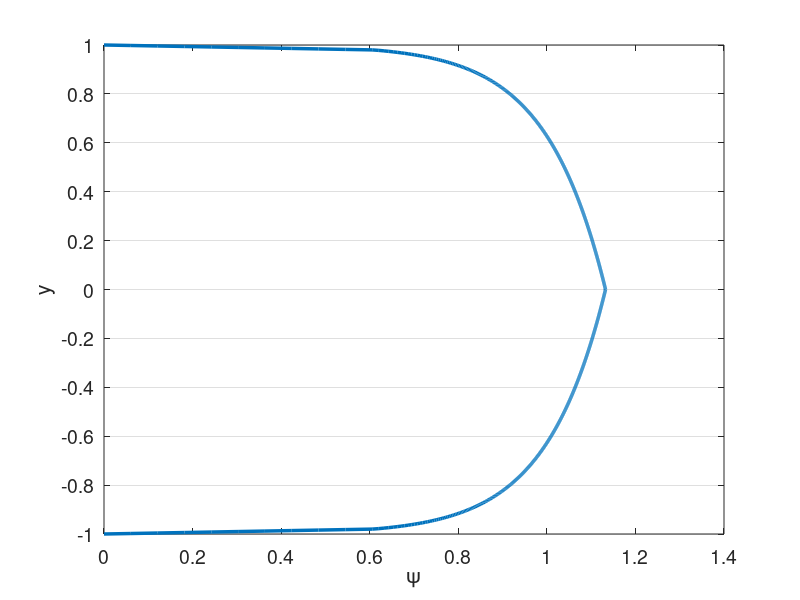

MATLAB code to generate this figure: (Note: this script raises an error after producing the figure.)
% clc
clear all
close all


set(0,'DefaultAxesFontSize',14)
set(0,'defaultLineLineWidth',2.5)
% set(0,'DefaultFigureWindowStyle','docked')


linestyles = {'k-','b-','r-','g-','c-','m-','k--','b--','r--','g--','c--','m--','k-.','b-.','r-.','g-.','c-.','m-.','k:','b:','r:','g:','c:','m:'};
pointstyles = {'ko','bo','ro','go','co','mo','k^','b^','r^','g^','c^','m^','ks','bs','rs','gs','cs','ms','k*','b*','r*','g*','c*','m*','k+','b+','r+','g+','c+','m+'};
%%

%%%%%%%%%%%%%%%%%%%%%%%%%%%%%%%%%%%%%%%%%%%%%%%%%%%%%%%%%%%%%%%%%%
% Navier-Stokes Solver Demo (2D Channel)
%%%%%%%%%%%%%%%%%%%%%%%%%%%%%%%%%%%%%%%%%%%%%%%%%%%%%%%%%%%%%%%%%%

format compact;
format short; 
mu = 1/10000; %1/395; 1/6874;
rho = 1;
Re = rho/mu; 
dpdx = 1;
k_bc_val = 0;
omg_bc_val = 0;

N=6; % polynomial order  
Ex=1; % Number of elements in x
Ey=10; % Number of elements in y
Tfinal=500; 
CFL=0.05;
en_on = 0;
N_en_y = 1; 
N_over = 8*N;
delay_en = 0;
en_start_time = 100;
head = '';

rans_on = 1;
exp_mesh = 1;

dir_name = [head,'re',num2str(ceil(Re)),'_p',num2str(N),'_e',num2str(Ey),'_exp',num2str(exp_mesh),'_en',num2str(en_on)];
soln_dir = dir_name;
plot_soln = 1;
save_soln = 1;
plot_int = 5000;
save_soln_int = 5000;
restart = 0;
rst_step = 300000;

%% Enrichment information
en_mag = 3;
psi = {@(x,y) en_mag*(0.5*(1 - y.^2) + 0.*x), @(x,y) 0.*y + 0.*x};
gpsi = {@(x,y) 0.*y + 0.*x, @(x,y) en_mag*(-1.*y + 0.*x), ...
        @(x,y) 0.*y + 0.*x, @(x,y) 0.*y + 0.*x};
hpsi = {@(x,y) 0.*y + 0.*x, @(x,y) en_mag*(-1 - 0.*y + 0.*x), ...
        @(x,y) 0.*y + 0.*x, @(x,y) 0.*y + 0.*x};
    
% psi = {@(x,y) (0.5*(1 - y.^4) + 0.*x), @(x,y) 0.*y + 0.*x};
% gpsi = {@(x,y) 0.*y + 0.*x, @(x,y) (-2.*y.^3 + 0.*x), ...
%         @(x,y) 0.*y + 0.*x, @(x,y) 0.*y + 0.*x};
% hpsi = {@(x,y) 0.*y + 0.*x, @(x,y) (-6.*y.^2 + 0.*x), ...
%         @(x,y) 0.*y + 0.*x, @(x,y) 0.*y + 0.*x};
%    

    
% Law of the wall
u_tau = sqrt(0.316./(Re.^0.25)/8);
Re_t = u_tau/mu; %Re;
Re_t = 550;
% u_tau = 1;
nu = 1/Re_t;
kap = 0.41;
beta = 5.2;
dypdy = u_tau/nu;
ypb = 11.062299784340414;
yp = @(y) (1-abs(y))*Re_t;
u_tau = Re_t*mu;
lotw = @(yp) ((yp <= ypb).*yp + (yp > ypb).*(1./kap.*log(yp+eps)+beta));
psi = {@(x,y) u_tau*((yp(y) <= ypb).*yp(y) + (yp(y) > ypb).*(1./kap.*log(yp(y)+eps)+beta) + 0.*x), @(x,y) 0.*y + 0.*x};
gpsi = {@(x,y) 0.*y + 0.*x,  @(x,y) -1*sign(y).*u_tau.*(((yp(y) <= ypb).*1 + (yp(y) > ypb).*1./(kap*(yp(y)+eps)))*dypdy + 0.*x),...
        @(x,y) 0.*y + 0.*x, @(x,y) 0.*y + 0.*x};
hpsi = {@(x,y) 0.*y + 0.*x,  @(x,y) u_tau*(((yp(y) <= ypb).*0 + (yp(y) > ypb).*-1./(kap*(yp(y)+eps).^2))*dypdy*dypdy + 0.*x),...
        @(x,y) 0.*y + 0.*x, @(x,y) 0.*y + 0.*x};
    

% 1/7th
% mag = 1;
% yd = @(y) 1-abs(y)+eps;
% psi = {@(x,y) mag*((yd(y)).^(1/7).*(yd(y)>eps*10)+ 0.*x), @(x,y) 0.*y + 0.*x};
% gpsi = {@(x,y) 0.*y + 0.*x,  @(x,y) mag*(-1*sign(y).*1./7.*(yd(y)).^(-6/7).*(yd(y)>eps*10) + 0.*x),...
%         @(x,y) 0.*y + 0.*x, @(x,y) 0.*y + 0.*x};
% hpsi = {@(x,y) 0.*y + 0.*x,  @(x,y) mag*(-6/49*(yd(y)).^(-13/7).*(yd(y)>eps*10) + 0.*x),...
%         @(x,y) 0.*y + 0.*x, @(x,y) 0.*y + 0.*x};

%% Initial Conditions
% Turbulent pipe
u_cfl = 3/2;
pert = 0.0;
u_ic = @(x,y) 3/2*(1-y.^2);
v_ic = @(x,y) 0.0*y;

darcy = 0.316./(Re.^0.25);
u_tau = sqrt(darcy/8);
Yp = @(Y) max((1-abs(Y))*u_tau*Re,1e-3)+eps;
sigma = 0.6;
fact = @(Yp) exp((-(log10(Yp)-1).^2)./(2*sigma.^2));
k_ic = @(x,y) 0.0*x + 4.5*u_tau*u_tau*fact(Yp(y));

eps_s = 3;
omg_ic = @(x,y) 0.0*x + 0.5*Re*u_tau*u_tau*fact(Yp(y));


% Turbulent channel
Re_tau = 550;
u_tau = Re_tau*mu/rho;
Yp = @(Y) max((1-abs(Y))*Re_tau,1e-3)+eps;
C=5.17;
kap=0.41;
eps_ic = 0; %1e-2;
kx = 23;
kz=13;
alpha_ic = kx*2*pi/(0.375);
riech = @(Yp) mu*Re_tau*(1/kap.*log(1+kap.*Yp)+(C-1./kap.*log(kap)).*(1-exp(-Yp/11)-Yp/11.*exp(-Yp/3)));
u_ic = @(x,y) riech(Yp(y)) + eps_ic*beta*sin(alpha_ic*x);
v_ic = @(x,y) 0*y + eps_ic*sin(alpha_ic*x);

sigma = 0.6;
fact = @(Yp) exp((-(log10(Yp)-1).^2)./(2*sigma.^2));
k_ic = @(x,y) 0.0*x + 4.5*u_tau*u_tau*fact(Yp(y));

eps_s = 3;
omg_ic = @(x,y) 0.0*x + 0.5*Re*u_tau*u_tau*fact(Yp(y));

    

%% Plot psi
figure(5)
ys_plot = linspace(-1,1,1000);
plot(psi{1}(0,ys_plot),ys_plot)
xlabel('\psi')
ylabel('y')
set(gca, 'YGrid', 'on', 'XGrid', 'off')
yticks(linspace(-1,1,Ey+1));

%% Begin Solve
E=Ex*Ey; % Total number of elements
N1=N+1;
disp("Generating Matrices")
Q=makeq(Ex,Ey,N); % Global continuity
R=maker(Q,Ex,N); % Restriction matrix, applies Dirichlet conditions
[X,Y]=make_geom_channel(Ex,Ey,N);      % Geometry in local form
if exp_mesh
    [X,Y]=make_geom_channel_exp(Ex,Ey,N);      % Geometry in local form
end
en_b_nodes = get_en_bound_nodes(Ex,Ey,N,N_en_y);
dom_vol = (max(max(max(X)))-min(min(min(X))))*(max(max(max(Y)))-min(min(min(Y))));

Ys = zeros(Ey*length(Y(1,:,1)),1);
for i = 1:Ey
    Ys((i-1)*(N+1)+1:(i)*(N+1)) = Y(1,:,(i-1)*Ex+1);
end

psi_p = psi{1}(0,Ys(N_en_y*(N+1)));
dypsi_p1 = gpsi{2}(0,Ys(N_en_y*(N+1)));
dypsi_p2 = gpsi{2}(0,Ys(end-N_en_y*(N+1)));
        
[G,J,ML,RX]=make_coef(X,Y);
[Ah,Bh,Ch,Dh,z,w]=semhat(N);
[Gs, Gs_x, Gs_y] =  face_mats(X,Y,E,N);
Gs_c = R*Q'*apply_en_cont(Gs,en_b_nodes,psi_p);
Gsb = R*Q'*Gs*Q*R';


[n,nb]=size(R); 
nL=N1*N1*E;

Ab=spalloc(nL,nL,nL*N);    %  Generate Abar
for j=1:nL
    x=zeros(nL,1); 
    x(j)=1; 
    Ab(:,j)=abar_c(x,Dh,G,Q);  % assembled Neumann Operator
end
Ab_save = Ab;
A_c=R*Q'*apply_en_cont(Ab,en_b_nodes,psi_p);
S_check=full(Ab);
Ab = Q'*Ab*Q;
A=R*Ab*R'; % Full stiffness matrix
Bb=reshape(ML,nL,1); % Form Mass matrix
Bb=diag(Bb); 
Bb=sparse(Bb); 
Ma=R*Q'*Bb*Q*R'; % Assembling mass matrix  % Full mass matrix
M_c = R*Q'*apply_en_cont(Bb,en_b_nodes,psi_p);


%% Form matrices for rans

[L_x,L_y,J_x,J_y] = dir_jac(E,X,Y);
w2d = w*w';
w1d = reshape(w2d,[N1*N1,1])';
[dphi_dxi, dphi_deta, dphi_dx, dphi_dy, dpdx_dpdx, dpdy_dpdy, dpdx_dpdy, ...
        dpdx_dpdx_flat, dpdy_dpdy_flat, dpdx_dpdy_flat] ...
    = get_phi_grads(N1,Dh,E,J_x,J_y);
dphi_dx_flat = reshape(dphi_dx,N1*N1,N1*N1,E);
dphi_dy_flat = reshape(dphi_dy,N1*N1,N1*N1,E);

w2d_e = zeros(N+1,N+1,E);
for ie = 1:E
    w2d_e(:,:,ie) = w2d*L_x(ie)/2*L_y(ie)/2;
end

A_x = form_Ax(N1,E,w2d,J_x,J,dpdx_dpdx,ones(size(J)));
A_y = form_Ay(N1,E,w2d,J_y,J,dpdy_dpdy,ones(size(J)));
A_xy = form_Axy(N1,E,w2d,J_x,J_y,J,dpdx_dpdy,ones(size(J)));


SS = zeros(N1,N1,E,2,2);
OS = zeros(N1,N1,E,2,2);
dudx = zeros(N1,N1,E);
dudy = zeros(N1,N1,E);
dvdx = zeros(N1,N1,E);
dvdy = zeros(N1,N1,E);
dkdx = zeros(N1,N1,E);
dkdy = zeros(N1,N1,E);
domgdx = zeros(N1,N1,E);
domgdy = zeros(N1,N1,E);

%%
M_check=full(Bb);

Ma_uv_check = zeros(2*nL);
Ma_uv_check(1:nL,1:nL) = M_check;
Ma_uv_check(nL+1:2*nL,nL+1:2*nL) = M_check;
A_uv_check = zeros(2*nL);
A_uv_check(1:nL,1:nL) = S_check;
A_uv_check(nL+1:2*nL,nL+1:2*nL) = S_check;

M_q = full(Ma);
S_q = full(A);


%%
% Assemble overall system matrices
nn = length(Ma); % number of nodes in the domain
Ma_uv = zeros(2*nn);
Ma_uv(1:nn,1:nn) = Ma;
Ma_uv(nn+1:2*nn,nn+1:2*nn) = Ma;
Ma_uv = sparse(Ma_uv);
A_uv = zeros(2*nn);
A_uv(1:nn,1:nn) = A;
A_uv(nn+1:2*nn,nn+1:2*nn) = A;
A_uv = sparse(A_uv);
ML_uv = zeros(2*(N+1),2*(N+1),E);
ML_uv(1:N+1,1:N+1,1:E) = ML;
ML_uv(N+2:2*(N+1),N+2:2*(N+1),1:E) = ML;
G_uv = zeros(2*nn);
G_uv(1:nn,1:nn) = Gsb;
G_uv(nn+1:2*nn,nn+1:2*nn) = Gsb;
G_uv = sparse(G_uv);



%% Assemble enrichment matrices
psi_xy = zeros(N+1,N+1,E);
N1_over = N_over + 1;
[z_over,w_over] = zwgll(N_over);
w2d_over = w_over*w_over';
w1d_over = reshape(w2d_over,[N1_over*N1_over,1])';
[dphi_dxi_over, dphi_deta_over, dphi_dx_over, dphi_dy_over, dpdx_dpdx_over, dpdy_dpdy_over, dpdx_dpdy_over, ...
        dpdx_dpdx_flat_over, dpdy_dpdy_flat_over, dpdx_dpdy_flat_over,phi_2d_flat] ...
    = get_phi_grads2(N1,E,J_x,J_y,N_over);
dphi_dx_flat_over = reshape(dphi_dx_over,N1_over*N1_over,N1*N1,E);
dphi_dy_flat_over = reshape(dphi_dy_over,N1_over*N1_over,N1*N1,E);
if en_on
    [psi_xy,psi_xy_act,gpsi_xy_act,Sp_all,Sp_all_Q,Jac_e_flat,gpsi_e_flat,Mp_uv,Sp_uv,Mp_all_c,Sp_all_c,Mp_full,Sp_full] = ...
        assemble_enrichment(X,Y,Ex,Ey,E,N,N1,nn,nL,J,Q,R,N_en_y,psi,gpsi,hpsi,en_b_nodes,psi_p,N_over);
end

%%

dxmin=pi*(z(N1)-z(N))/(2*Ex); % Get min dx for CFL constraint
dt=CFL*dxmin/u_cfl; 

% dt = 1e-3;
nstep=ceil(Tfinal/dt); 
dt=Tfinal/nstep; 
% Print information
nstep
dt
yp1 = (1+Y(1,2))*Re

disp("Computing inverse")
Ai=pinv(full(Ab)); 

disp("Setting Initial Conditions")
% Initial conditions
for e = 1:E
    for i = 1:N+1
        for j = 1:N+1
%             u(i,j,e) = f_ic(X(i,j,e),Y(i,j,e))+pert*rand()*u_ic;
%             v(i,j,e) = v(i,j,e)+pert*rand()*u_ic;
            u(i,j,e) = u_ic(X(i,j,e),Y(i,j,e));
            v(i,j,e) = v_ic(X(i,j,e),Y(i,j,e));
            k(i,j,e) = k_ic(X(i,j,e),Y(i,j,e));
            omg(i,j,e) = omg_ic(X(i,j,e),Y(i,j,e));
        end
    end
end
if en_on
    [u, v] = project_to_enrich(X,Y,E,Ex,Ey,N,N_en_y,u,v,psi);
end

% u = apply_en_cont_soln(u,en_b_nodes,psi_p);
u1_0=u; u2_0=u; u3_0=u; fx3_0=u; fx2_0=u; fx1_0=u; u_0 = u;
v1_0=v; v2_0=v; v3_0=v; fy3_0=v; fy2_0=v; fy1_0=v; v_0 = v;
u1=u; u2=u; u3=u; fx3=u; fx2=u; fx1=u;
v1=v; v2=v; v3=v; fy3=v; fy2=v; fy1=v;
k1=k; k2=k; k3=k; fk3=k; fk2=k; fk1=k;
omg1=omg; omg2=omg; omg3=omg; fomg3=omg; fomg2=omg; fomg1=omg;

F = dpdx*ones(size(ML));
% Fb=reshape(ML.*F,nL,1); %% Output
% 
% Fb=Bb\(Q'*Fb);  

uv = [u;v];

%%
uv_ic_check = uv;

%% Setup BC if nonzero
% u_bc = ones(size(u)).*((Y==1)+(Y==-1));
% u_bc = reshape(ML.*u_bc,nL,1);
% u_bc = Bb\(Q'*u_bc);

k_bc = k_bc_val.*ones(size(k));
k_bc = reshape(ML.*k_bc,nL,1);
k_bc = (Q'*Bb*Q)\(Q'*k_bc);

omg_bc = omg_bc_val.*ones(size(omg));
omg_bc = reshape(ML.*omg_bc,nL,1);
omg_bc = (Q'*Bb*Q)\(Q'*omg_bc);

%%
disp("Timestepping")
step = 1;
if (restart == 1)
   fname = strcat(soln_dir,"/soln_Re_",num2str(Re),"_P_",num2str(N),"_",num2str(Ex),"x",num2str(Ey),"_step_",num2str(rst_step),".mat");
   load(fname);
   step = rst_step;
end

plot1 = 1;
time = 0;
[plot1,u_mean] = post_channel(N,Ex,Ey,w,X,Y,Ys,en_on,step,time,u,psi_xy,N_en_y,plot1);
if save_soln
    mkdir(soln_dir);
end

%%
while step <= nstep
    time=step*dt;
    
    if (time > en_start_time) && (~en_on) && (delay_en)
        en_on = 1;
        [psi_xy,psi_xy_act,gpsi_xy_act,Sp_all,Sp_all_Q,Jac_e_flat,gpsi_e_flat,Mp_uv,Sp_uv,Mp_all_c,Sp_all_c,Mp_full,Sp_full] = ...
            assemble_enrichment(X,Y,Ex,Ey,E,N,N1,nn,nL,J,Q,R,N_en_y,psi,gpsi,hpsi,en_b_nodes,psi_p,N_over);
        [u, v] = project_to_enrich(X,Y,E,Ex,Ey,N,N_en_y,u,v,psi);
    end
    
    % Form combined u for RANS terms
    u_comb = u;
    if en_on
        u_comb = u+psi_xy_act{1};
    end
    
    %% Form S
    u_flat = reshape(u,N1*N1,E);
    v_flat = reshape(v,N1*N1,E);
    k_flat = reshape(k,N1*N1,E);
    omg_flat = reshape(omg,N1*N1,E);

    
    for ie = 1:E
        dudx(:,:,ie) = reshape(dphi_dx_flat(:,:,ie)*u_flat(:,ie),N1,N1);
        dvdx(:,:,ie) = reshape(dphi_dx_flat(:,:,ie)*v_flat(:,ie),N1,N1);
        dudy(:,:,ie) = reshape(dphi_dy_flat(:,:,ie)*u_flat(:,ie),N1,N1);
        dvdy(:,:,ie) = reshape(dphi_dy_flat(:,:,ie)*v_flat(:,ie),N1,N1);
        dkdx(:,:,ie) = reshape(dphi_dx_flat(:,:,ie)*k_flat(:,ie),N1,N1);
        dkdy(:,:,ie) = reshape(dphi_dy_flat(:,:,ie)*k_flat(:,ie),N1,N1);
        domgdx(:,:,ie) = reshape(dphi_dx_flat(:,:,ie)*omg_flat(:,ie),N1,N1);
        domgdy(:,:,ie) = reshape(dphi_dy_flat(:,:,ie)*omg_flat(:,ie),N1,N1);
    end
    
    if en_on
        dudx = dudx + gpsi_xy_act{1};
        dudy = dudy + gpsi_xy_act{2};
        dvdx = dvdx + gpsi_xy_act{3}; % Doesn't matter given assumptions
        dvdy = dvdy + gpsi_xy_act{4}; % Doesn't matter given assumptions
    end
    
    % Modify enrichment
%     if (mod(step,2000)==0) && (time > 50)
%         u_tau_calc = sqrt(mu*dudy(:,1,1)/rho);
%         u_tau = u_tau_calc(1);
%         psi = {@(x,y) u_tau*((yp(y) <= ypb).*yp(y) + (yp(y) > ypb).*(1./kap.*log(yp(y)+eps)+beta) + 0.*x), @(x,y) 0.*y + 0.*x};
%         gpsi = {@(x,y) 0.*y + 0.*x,  @(x,y) -1*sign(y).*u_tau.*(((yp(y) <= ypb).*1 + (yp(y) > ypb).*1./(kap*(yp(y)+eps)))*dypdy + 0.*x),...
%             @(x,y) 0.*y + 0.*x, @(x,y) 0.*y + 0.*x};
%         hpsi = {@(x,y) 0.*y + 0.*x,  @(x,y) u_tau*(((yp(y) <= ypb).*0 + (yp(y) > ypb).*-1./(kap*(yp(y)+eps).^2))*dypdy*dypdy + 0.*x),...
%             @(x,y) 0.*y + 0.*x, @(x,y) 0.*y + 0.*x};
%         
%         psi_p = psi{1}(0,Ys(N_en_y*(N+1)));
%         dypsi_p1 = gpsi{2}(0,Ys(N_en_y*(N+1)));
%         dypsi_p2 = gpsi{2}(0,Ys(end-N_en_y*(N+1)));
%         
%         A_c=R*Q'*apply_en_cont(Ab_save,en_b_nodes,psi_p);
%         M_c = R*Q'*apply_en_cont(Bb,en_b_nodes,psi_p);
%         
%         [psi_xy,psi_xy_act,gpsi_xy_act,Sp_all,Sp_all_Q,Jac_e_flat,gpsi_e_flat,Mp_uv,Sp_uv,Mp_all_c,Sp_all_c,Mp_full,Sp_full] = ...
%             assemble_enrichment(X,Y,Ex,Ey,E,N,N1,nn,nL,J,Q,R,N_en_y,psi,gpsi,hpsi,en_b_nodes,psi_p,N_over);
%         [u, v] = project_to_enrich(X,Y,E,Ex,Ey,N,N_en_y,u_comb,v,psi);
%         
%         en_on = 2;
%         
%         for ie = 1:E
%             dudx(:,:,ie) = reshape(dphi_dx_flat(:,:,ie)*u_flat(:,ie),N1,N1);
%             dvdx(:,:,ie) = reshape(dphi_dx_flat(:,:,ie)*v_flat(:,ie),N1,N1);
%             dudy(:,:,ie) = reshape(dphi_dy_flat(:,:,ie)*u_flat(:,ie),N1,N1);
%             dvdy(:,:,ie) = reshape(dphi_dy_flat(:,:,ie)*v_flat(:,ie),N1,N1);
%             dkdx(:,:,ie) = reshape(dphi_dx_flat(:,:,ie)*k_flat(:,ie),N1,N1);
%             dkdy(:,:,ie) = reshape(dphi_dy_flat(:,:,ie)*k_flat(:,ie),N1,N1);
%             domgdx(:,:,ie) = reshape(dphi_dx_flat(:,:,ie)*omg_flat(:,ie),N1,N1);
%             domgdy(:,:,ie) = reshape(dphi_dy_flat(:,:,ie)*omg_flat(:,ie),N1,N1);
%         end
%         
%         if en_on
%             dudx = dudx + gpsi_xy_act{1};
%             dudy = dudy + gpsi_xy_act{2};
%             dvdx = dvdx + gpsi_xy_act{3}; % Doesn't matter given assumptions
%             dvdy = dvdy + gpsi_xy_act{4}; % Doesn't matter given assumptions
%         end
%     end
    
    
    SS(:,:,:,1,1) = 1/2*(dudx+dudx);
    SS(:,:,:,1,2) = 1/2*(dudy+dvdx);
    SS(:,:,:,2,1) = 1/2*(dvdx+dudy);
    SS(:,:,:,2,2) = 1/2*(dvdy+dvdy);
    OS(:,:,:,1,1) = 1/2*(dudx-dudx);
    OS(:,:,:,1,2) = 1/2*(dudy-dvdx);
    OS(:,:,:,2,1) = 1/2*(dvdx-dudy);
    OS(:,:,:,2,2) = 1/2*(dvdy-dvdy);
    

    %% Get rans values
    [mu_t,gam_k,gam_omg,G_k,G_omg,Y_k,Y_omg,S_k,S_omg,R1,R2,R3,R4,omg_w] ...
        = get_rans_coeffs(rho,mu,k,omg,SS,OS,dkdx,dkdy,domgdx,domgdy,Y,u_comb,v);
    if ~rans_on
        mu_t = zeros(size(mu_t));
    end
    Re_t = rho./(mu_t+eps);
    Re_comb = rho./(mu*ones(size(mu_t))+mu_t);
    Re_k = rho./gam_k;
    Re_omg = rho./gam_omg;
    %% Timestepping
    
    if step==1; b0=1.0;    b= [ -1 0 0 ]';       a=[ 1  0 0 ]'; end
    if step==2; b0=1.5;    b=([ -4 1 0 ]')./2;   a=[ 2 -1 0 ]'; end
    if step>=3; b0=11./6.; b=([ -18 9 -2 ]')./6; a=[ 3 -3 1 ]'; end

    if ~rans_on
        % Compute A
        [A_x_full,A_y_full,A_xy_full] = form_Ax_Ay_Axy(N1,E,w1d,J,dpdx_dpdx_flat,dpdy_dpdy_flat,dpdx_dpdy_flat,Re_comb);
        A_x = R*Q'*A_x_full*Q*R';
        A_y = R*Q'*A_y_full*Q*R';
        A_xy = R*Q'*A_xy_full*Q*R';
        A_uv = zeros(2*nn);
        A_uv(1:nn,1:nn) = 2*A_x+A_y+A_xy;
        A_uv(nn+1:2*nn,nn+1:2*nn) = A_x+2*A_y+A_xy';
        A_uv = sparse(A_uv);
        
        T1_rhs = 0;
        
        if en_on
            A_full = 2*A_x_full+A_y_full+A_xy_full;
            A_c=R*Q'*apply_en_cont(A_full,en_b_nodes,psi_p);
            [T1_new] = form_T1_psi(E,N,w1d_over,Jac_e_flat,dphi_dy_flat_over,gpsi_e_flat,Re_comb,N_en_y,phi_2d_flat);
            T1_rhs = (dt/b0)*R*Q'*reshape(T1_new,nL,1);
            
            H_uv = (Ma_uv + (A_uv)*dt/(b0) + dt/b0*(Mp_uv + Sp_uv));
            H_c = (M_c + (A_c)*dt/(b0) + dt/b0*(Mp_all_c{1}+Sp_all_c{1}));
            if en_on == 2
                H_uv = (Ma_uv + (A_uv)*dt/(b0)); % + dt/b0*(Mp_uv + Sp_uv));
                H_c = (M_c + (A_c)*dt/(b0)); % + dt/b0*(Mp_all_c{1}+Sp_all_c{1}));
            end
            %             H_q = full(H_uv);
            rhs_c = (H_c);
            [LH_uv,UH_uv]=lu(H_uv);
        end
    end
    
%     if step>=3
        if en_on          
            if rans_on
                [A_x_k,A_y_k] = form_Ax_Ay(N1,E,w1d,J,dpdx_dpdx_flat,dpdy_dpdy_flat,Re_k);
                A_k = R*Q'*(A_x_k + A_y_k)*Q*R';
                Ab_k = Q'*(A_x_k + A_y_k)*Q;
                H_k=(Ma+A_k*dt/(b0)+dt/b0*Sp_all{1});
                H_k_bar = (Q'*Bb*Q+ Ab_k*dt/(b0)+dt/b0*Sp_all_Q{1});
                if en_on == 2
                    H_k=(Ma+A_k*dt/(b0));
                    H_k_bar = (Q'*Bb*Q+ Ab_k*dt/(b0));
                end
        
                [LH_k,UH_k]=lu(H_k);
        
                % Assuming Re_omg=Re_k
                H_omg = H_k;
                H_omg_bar = H_k_bar;
                LH_omg = LH_k;
                UH_omg = UH_k;
            end
        else
            terms_x = zeros(N+1,N+1,E);
            terms_y = zeros(N+1,N+1,E);
            T1_rhs = 0;
            
            H_uv = (Ma_uv + (A_uv)*dt/(b0));
            rhs_c = zeros(size(Ma(:,1)));
            [LH_uv,UH_uv]=lu(H_uv);
            
            if rans_on
                [A_x_k,A_y_k] = form_Ax_Ay(N1,E,w1d,J,dpdx_dpdx_flat,dpdy_dpdy_flat,Re_k);
                A_k = R*Q'*(A_x_k + A_y_k)*Q*R';
                Ab_k = Q'*(A_x_k + A_y_k)*Q;
                H_k=(Ma+A_k*dt/(b0));
                H_k_bar = (Q'*Bb*Q+ Ab_k*dt/(b0));
        
                [LH_k,UH_k]=lu(H_k);
        
                % Assuming Re_omg=Re_k
                H_omg = H_k;
                H_omg_bar = H_k_bar;
                LH_omg = LH_k;
                UH_omg = UH_k;
            end
        end
        
        b0i=1./b0;
%     end % Viscous op

    
%   Nonlinear step - unassembled, not multiplied by mass matrix   
    %% Setup Convection terms and forcing terms
    fx1 = -convl(u,RX,Dh,u,v); % + F; % du = Cu  
    fy1 = -convl(v,RX,Dh,u,v); % dv = Cv
    fk1 = -convl(k,RX,Dh,u,v) + G_k - Y_k + S_k; % dk = Ck
    fomg1 = -convl(omg,RX,Dh,u,v) + G_omg - Y_omg + S_omg + R1 + R2 + R3 + R4; % domg = Comg
    fx1_0 = F;
    fy1_0 = zeros(size(F));
    
    if en_on == 2
        en_u = dt/b0*((Sp_full{1}+Mp_full{1})*reshape(u,nL,1)+Mp_full{2}*reshape(v,nL,1));
        en_u = reshape(en_u,N1,N1,E);
        en_u_0 = dt/b0*((Sp_full{1}+Mp_full{1})*reshape(u_0,nL,1)+Mp_full{2}*reshape(v_0,nL,1));
        en_u_0 = reshape(en_u_0,N1,N1,E);
        en_v = dt/b0*Mp_full{2}*reshape(v,nL,1);
        en_v = reshape(en_v,N1,N1,E);
        
        en_k = dt/b0*Sp_full{1}*reshape(k,nL,1);
        en_k = reshape(en_k,N1,N1,E); 
        en_omg = dt/b0*Sp_full{1}*reshape(omg,nL,1);
        en_omg = reshape(en_omg,N1,N1,E); 
        
        
        % SRB
        fx1 = fx1 - en_u;
        fx1_0 = fx1_0;% - en_u_0; 
        fy1 = fy1 - en_v;
        fk1 = fk1 - en_k;
        fomg1 = fomg1 - en_omg;
    end
    
    %% Setup residual terms in bdf

    rx   = a(1)*fx1   + a(2)*fx2   + a(3)*fx3; % kth-order extrapolation
    ry   = a(1)*fy1   + a(2)*fy2   + a(3)*fy3;
    rk   = a(1)*fk1   + a(2)*fk2   + a(3)*fk3;
    romg = a(1)*fomg1 + a(2)*fomg2 + a(3)*fomg3;
    rx_0 = a(1)*fx1_0   + a(2)*fx2_0   + a(3)*fx3_0;
    ry_0 = a(1)*fy1_0   + a(2)*fy2_0   + a(3)*fy3_0;

    fx3=fx2; fx2=fx1; 
    fy3=fy2; fy2=fy1; 
    fk3=fk2; fk2=fk1;
    fomg3=fomg2; fomg2=fomg1;
    fx3_0=fx2_0; fx2_0=fx1_0; 
    fy3_0=fy2_0; fy2_0=fy1_0; 

    %% Add residual terms to bdf
    rx  = dt*rx - (b(1)*u+b(2)*u2+b(3)*u3); u3=u2; u2=u; % Add BDF terms
    ry  = dt*ry - (b(1)*v+b(2)*v2+b(3)*v3); v3=v2; v2=v; %     and
    rk  = dt*rk - (b(1)*k+b(2)*k2+b(3)*k3); k3=k2; k2=k;
    romg = dt*romg - (b(1)*omg+b(2)*omg2+b(3)*omg3); omg3=omg2; omg2=omg;
    rx_0  = dt*rx_0 - (b(1)*u_0+b(2)*u2_0+b(3)*u3_0); u3_0=u2_0; u2_0=u_0; % Add BDF terms
    ry_0  = dt*ry_0 - (b(1)*v_0+b(2)*v2_0+b(3)*v3_0); v3_0=v2_0; v2_0=v_0; % Add BDF terms
    
    ut  = b0i*rx; 
    vt  = b0i*ry; 
    k   = b0i*rk;
    omg = b0i*romg;
    ut_0  = b0i*rx_0; 
    vt_0  = b0i*ry_0; 
 
    [uL,vL,pr]=pressure_project(ut,vt,Ai,Q,ML,RX,Dh); % Div-free velocity
    [uL_0,vL_0,pr_0]=pressure_project(ut_0,vt_0,Ai,Q,ML,RX,Dh); % Div-free velocity
    pr = (b0/dt)*pr;
    pr_0 = (b0/dt)*pr_0;
    

    %%

    %   Set RHS.                 %Viscous update. %  Convert to local form.
%     u=R*(Q'*reshape(ML.*uL,nL,1)-Hbar*u_bc);
    u_rhs=R*(Q'*reshape(ML.*uL,nL,1));
    v_rhs=R*(Q'*reshape(ML.*vL,nL,1));
    u_rhs_0=R*(Q'*reshape(ML.*uL_0,nL,1));
    v_rhs_0=R*(Q'*reshape(ML.*vL_0,nL,1));
    
    if rans_on
        k_rhs=R*(Q'*reshape(ML.*k,nL,1));%-H_k_bar*k_bc);
        omg_rhs=R*(Q'*reshape(ML.*omg,nL,1));%-H_omg_bar*omg_bc);
    end
    
    %%
    
    % Solve k and omg first
    if rans_on
        k = UH_k\(LH_k\k_rhs);
        omg = UH_omg\(LH_omg\omg_rhs);
        k=Q*(R'*k);%+k_bc);
        omg=Q*(R'*omg);%+omg_bc);
        k=reshape(k,N1,N1,E);
        omg=reshape(omg,N1,N1,E);
        mu_t = rho.*k./(omg_w+omg);
        
        % recompute matrices for uv 
        Re_t = rho./(mu_t+eps);
        Re_comb = rho./(mu*ones(size(mu_t))+mu_t*rans_on);
        
        [A_x_full,A_y_full,A_xy_full] = form_Ax_Ay_Axy(N1,E,w1d,J,dpdx_dpdx_flat,dpdy_dpdy_flat,dpdx_dpdy_flat,Re_comb);
        A_x = R*Q'*A_x_full*Q*R';
        A_y = R*Q'*A_y_full*Q*R';
        A_xy = R*Q'*A_xy_full*Q*R';
        A_uv = zeros(2*nn);
        A_uv(1:nn,1:nn) = 2*A_x+A_y+A_xy;
        A_uv(nn+1:2*nn,nn+1:2*nn) = A_x+2*A_y+A_xy';
        A_uv = sparse(A_uv);
                
        if ~en_on
            H_uv = (Ma_uv + (A_uv)*dt/(b0));
            rhs_c = zeros(size(Ma(:,1)));
            [LH_uv,UH_uv]=lu(H_uv);
        end
        
        if en_on           
            A_full = 2*A_x_full+A_y_full+A_xy_full;
            A_c=R*Q'*apply_en_cont(A_full,en_b_nodes,psi_p);
            [T1_new] = form_T1_psi(E,N,w1d_over,Jac_e_flat,dphi_dy_flat_over,gpsi_e_flat,Re_comb,N_en_y,phi_2d_flat);
            T1_rhs = (dt/b0)*R*Q'*reshape(T1_new,nL,1);
            
            if en_on == 1
                H_uv = (Ma_uv + (A_uv)*dt/(b0) + dt/b0*(Mp_uv + Sp_uv));
                H_c = (M_c + (A_c)*dt/(b0) + dt/b0*(Mp_all_c{1}+Sp_all_c{1}));
            end
            if en_on == 2
                H_uv = (Ma_uv + (A_uv)*dt/(b0));
                H_c = (M_c + (A_c)*dt/(b0)); 
            end
            rhs_c = (H_c);
            [LH_uv,UH_uv]=lu(H_uv);
        end
    end
    
    % SRB
    u_rhs = u_rhs + T1_rhs;
    u_rhs_0 = u_rhs_0;% + T1_rhs;
    
    %% Solve for u_0, v_0, p_0
    % SRB
    uv_0 = [u_rhs_0;v_rhs_0];
    uv_0=UH_uv\(LH_uv\uv_0);
    
    u_0 = uv_0(1:nn);
    v_0 = uv_0(nn+1:2*nn);
    u_0=Q*(R'*u_0);
    %SRB
%     if en_on
%         u_0 = apply_en_cont_soln(Ey,N_en_y,en_b_nodes,u_0,psi_p);
%     end
    u_0=reshape(u_0,N1,N1,E);
    v_0=Q*(R'*v_0);
    v_0=reshape(v_0,N1,N1,E);
    
    
    %% Solve for u', v', p'
    %SRB
    uv = [u_rhs+rhs_c;v_rhs];
    uv=UH_uv\(LH_uv\uv); 
   
    u = uv(1:nn);
    v = uv(nn+1:2*nn);
    u=Q*(R'*u);
    %SRB
    if en_on
        u = apply_en_cont_soln(Ey,N_en_y,en_b_nodes,u,psi_p);
    end
    u=reshape(u,N1,N1,E);
    v=Q*(R'*v);
    v=reshape(v,N1,N1,E);
    
    %% Add in forcing term
    u_comb = u;
    u_0_comb = u_0;
    if en_on
        u_comb = u+psi_xy_act{1};
%         u_0_comb = u_0+psi_xy_act{1};
    end
    % Integrate domain
    avg_u = sum(u_comb.*w2d_e,'All')/dom_vol;
    avg_u_0 = sum(u_0_comb.*w2d_e,'All')/dom_vol;
    alpha_0 = (1-avg_u)/avg_u_0;
    
    % SRB 
    u = u + alpha_0*u_0;
%     u_comb = u_comb + alpha_0*u_comb;
%     u =  u_comb;
%     if en_on
%         u = u_comb - psi_xy_act{1};
%     end
    v = v + alpha_0*v_0;
    pr = pr + alpha_0*pr_0;
    
    
%% Output
    if mod(step,plot_int)==0 && plot_soln
        [plot1,u_mean] = post_channel(N,Ex,Ey,w,X,Y,Ys,en_on,step,time,u,psi_xy,N_en_y,plot1);
    end
    if mod(step,save_soln_int)==0 && save_soln
        disp(step)
        fname = strcat(soln_dir,"/soln_Re_",num2str(Re),"_P_",num2str(N),"_",num2str(Ex),"x",num2str(Ey),"_step_",num2str(step),".mat");
        save(fname); 
    end
    if isnan(u(1,2))
        step
        time
        return
    end
    
    step = step + 1;
end
if  plot_soln
    [plot1,u_mean] = post_channel(N,Ex,Ey,w,X,Y,Ys,en_on,step,time,u,psi_xy,N_en_y,plot1);
    get_Up(Ys,u_mean,u_tau,mu,lotw,Ey,N,psi,en_on);
end
if  save_soln
    fname = strcat(soln_dir,"/soln_Re_",num2str(Re),"_P_",num2str(N),"_",num2str(Ex),"x",num2str(Ey),"_step_",num2str(step),".mat");
    save(fname);
end
